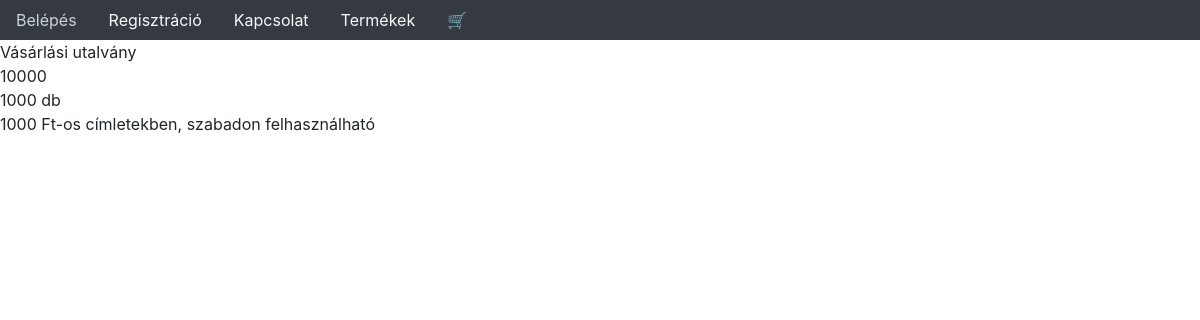
Screenshot of /esti_shop_0401/esti_shop/details.php?pid=3 with the database file from the repository.
### tables this page shows
CREATE TABLE `products` (
  `id` int(11) NOT NULL,
  `nev` varchar(255) NOT NULL,
  `ar` int(11) NOT NULL,
  `mennyiseg` int(11) NOT NULL,
  `leiras` varchar(1000) NOT NULL
);

### esti_shop_0401/esti_shop/details.php (the view, shortened to what this page needs)
<?php
require_once('config/connect.php');
echo file_get_contents("html/header.html");
if (isset($_SESSION['user']) && (!empty($_SESSION['user']))) {
    echo file_get_contents("html/menu_in.html");
    echo "<h2>Üdvözöllek kedves ".$_SESSION['user'][1]."!</h2>";
} else {
    echo file_get_contents("html/menu_out.html");
}
if (empty($_GET['pid'])) {
    echo "A keresett termék nem létezik!";
} else {
    $pid = $_GET['pid'];
    $sql = "SELECT * FROM products WHERE id=?;";
    $stmt = $con->prepare($sql);
    $stmt->bind_param('i', $pid);
    $stmt->execute();
    $stmt->store_result();
    $stmt->bind_result($termek_id, $nev, $ar, $mennyiseg, $leiras);
    echo $nev;
    echo '<br>';
    echo $ar;
    echo '<br>';
    echo $mennyiseg." ". 'db';
    echo '<br>';
    echo $leiras;
}
echo file_get_contents("html/footer.html");

### rows the page displays
products: nev "Vásárlási utalvány", ar "10000", mennyiseg "1000", leiras "1000 Ft-os címletekben, szabadon felhasználható"

### other values shown
file_get_contents("html/menu_out.html") "Belépés Regisztráció Kapcsolat Termékek 🛒"
